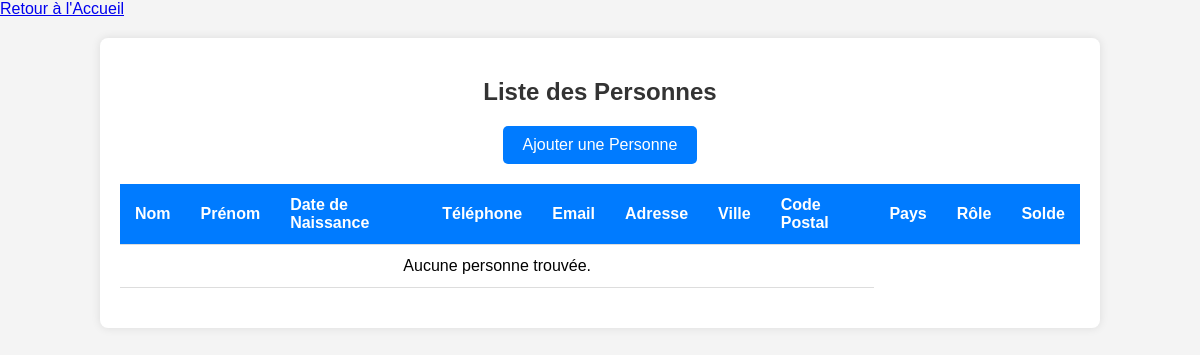
Page /personnes/ on the earlier database version.
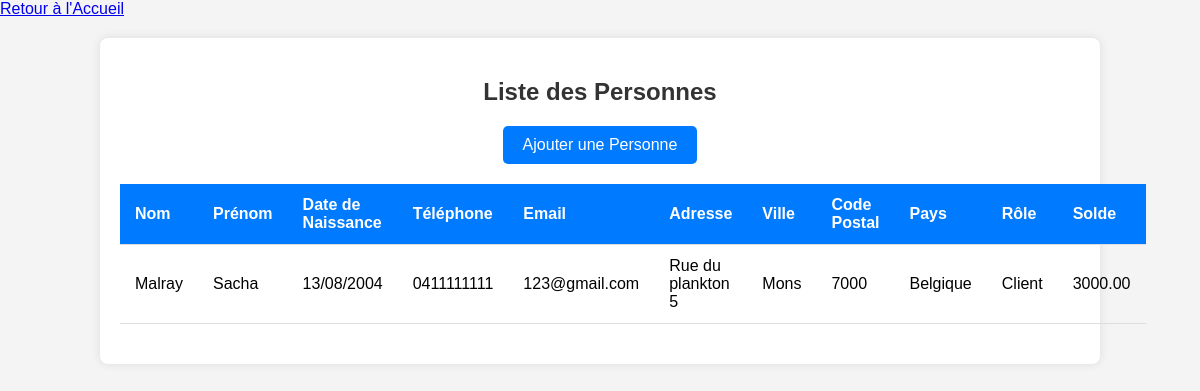
Same page on the later database version.
### gui/models.py (models this page shows, shortened)
class Personne(AbstractBaseUser, PermissionsMixin):
    nom = models.CharField(max_length=100)
    prenom = models.CharField(max_length=100)
    date_naissance = models.DateField()
    telephone = models.CharField(max_length=15)
    email = models.EmailField(unique=True)  # Champ unique pour l'identification
    date_creation = models.DateField(auto_now_add=True)
    solde = models.DecimalField(max_digits=10, decimal_places=2)
    adresse = models.ForeignKey('Adresse', on_delete=models.CASCADE)
    role = models.ForeignKey('Role', on_delete=models.CASCADE)
    is_active = models.BooleanField(default=True)
    is_staff = models.BooleanField(default=False)
    is_superuser = models.BooleanField(default=False)
    objects = PersonneManager()
    USERNAME_FIELD = 'email'  # Utiliser l'email comme identifiant unique
    REQUIRED_FIELDS = ['nom', 'prenom']
    class Meta:
        db_table = 'Personne'

class Adresse(models.Model):
    rue = models.CharField(max_length=255)
    n_rue = models.IntegerField()
    ville = models.ForeignKey(Ville, on_delete=models.CASCADE)
    class Meta:
        db_table = 'Adresse'

class Ville(models.Model):
    nom_ville = models.CharField(max_length=100)
    code_postal = models.CharField(max_length=10)
    pays = models.CharField(max_length=50)
    class Meta:
        db_table = 'Ville'

class Role(models.Model):
    type = models.CharField(max_length=50)
    class Meta:
        db_table = 'Role'
    def __str__(self):
        return self.type

### gui/views.py (the view)
# urls.py: path('personnes/', PersonneList.as_view(), name='personnes_list'),
class PersonneList(ListView):
    model = Personne
    template_name = 'gui/lister_personnes.html'

### templates/gui/lister_personnes.html (shortened to what this page needs)
<!DOCTYPE html>
<html lang="fr">
<head>
</head>
<body>
<div class="button-container">
    <a href="{% url 'homepage' %}" class="button">Retour à l'Accueil</a>
</div>
<div class="container">
    <h2>Liste des Personnes</h2>
    <a href="/personnes/create/" class="add-button">Ajouter une Personne</a>
    <table>
        <thead>
            <tr>
                <th>Nom</th>
                <th>Prénom</th>
                <th>Date de Naissance</th>
                <th>Téléphone</th>
                <th>Email</th>
                <th>Adresse</th>
                <th>Ville</th>
                <th>Code Postal</th>
                <th>Pays</th>
                <th>Rôle</th>
                <th>Solde</th>
            </tr>
        </thead>
        <tbody>
            {% for personne in object_list %}
            <tr>
                <td>{{ personne.nom }}</td>
                <td>{{ personne.prenom }}</td>
                <td>{{ personne.date_naissance|date:"d/m/Y" }}</td>
                <td>{{ personne.telephone }}</td>
                <td>{{ personne.email }}</td>
                <td>{{ personne.adresse.rue }} {{ personne.adresse.n_rue }}</td>
                <td>{{ personne.adresse.ville.nom_ville }}</td>
                <td>{{ personne.adresse.ville.code_postal }}</td>
                <td>{{ personne.adresse.ville.pays }}</td>
                <td>{{ personne.role }}</td>
                <td>{{ personne.solde }}</td>
            </tr>
            {% empty %}
            <tr>
                <td colspan="8" style="text-align: center;">Aucune personne trouvée.</td>
            </tr>
            {% endfor %}
        </tbody>
    </table>
</div>
</body>
</html>

### templates/gui/lister_personnes.html (style rules this page uses)
body { font-family: Arial, sans-serif; margin: 0; padding: 0; background-color: #f4f4f4; }
.container { width: 80%; margin: 20px auto; background: #fff; padding: 20px; border-radius: 8px; box-shadow: 0 0 10px rgba(0, 0, 0, 0.1); }
h2 { color: #333; text-align: center; margin-bottom: 20px; }
table { width: 100%; border-collapse: collapse; margin: 20px 0; font-size: 16px; }
table th, table td { padding: 12px 15px; text-align: left; border-bottom: 1px solid #ddd; }
table th { background-color: #007BFF; color: white; }
.add-button { display: block; width: fit-content; margin: 20px auto; padding: 10px 20px; text-align: center; background-color: #007BFF; color: white; text-decoration: none; border-radius: 5px; font-size: 16px; }

Differences in the rows shown:
added Personne: nom "Malray", prenom "Sacha", date_naissance "13/08/2004", telephone "0411111111", email "123@gmail.com", adresse.rue "Rue du plankton", adresse.n_rue "5", adresse.ville.nom_ville "Mons", adresse.ville.code_postal "7000", adresse.ville.pays "Belgique", role "Client", solde "3000.00"
Other differences:
text no longer shown: "Aucune personne trouvée."
